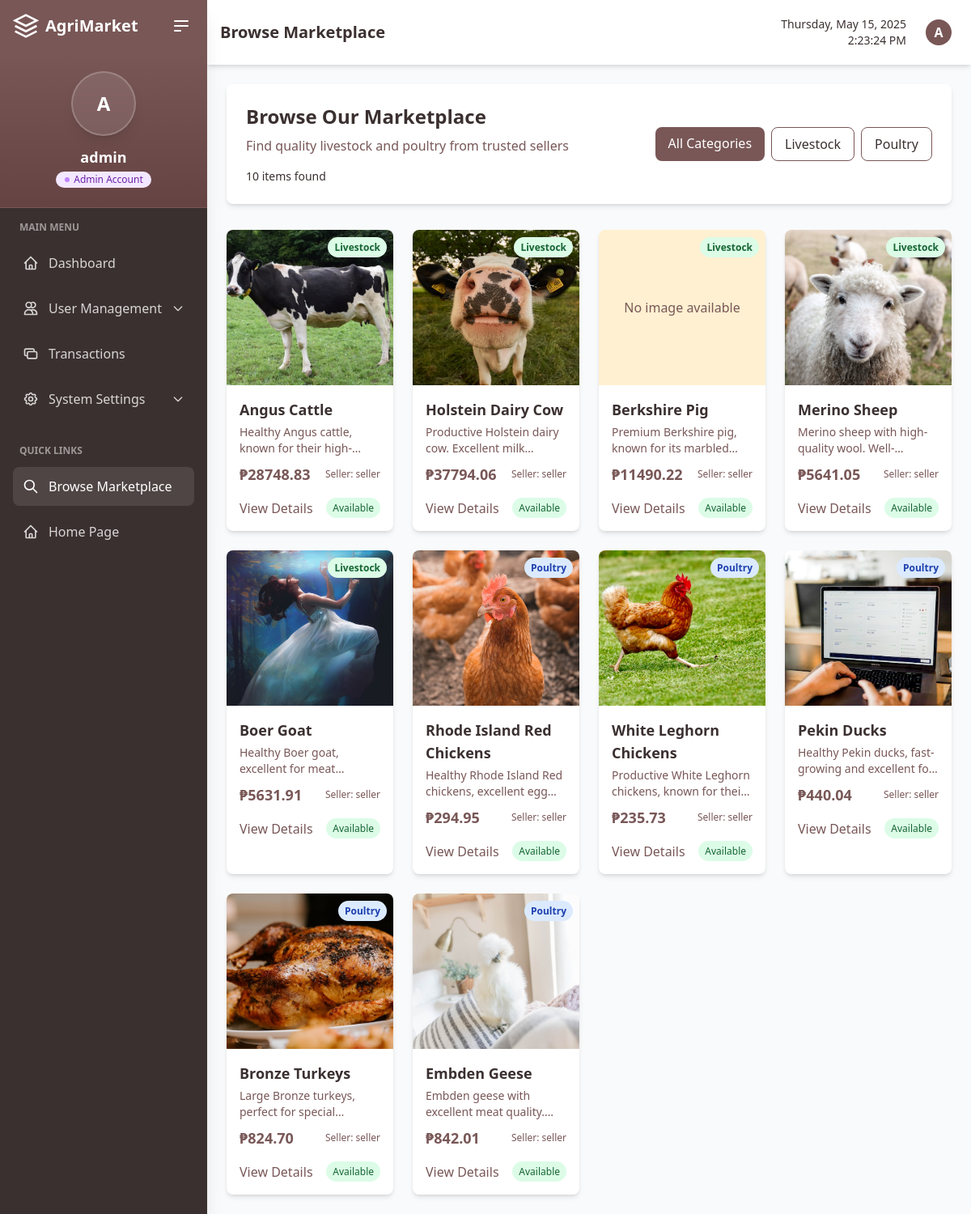
Page /custom-admin/browse/ (signed in) on the earlier database version.
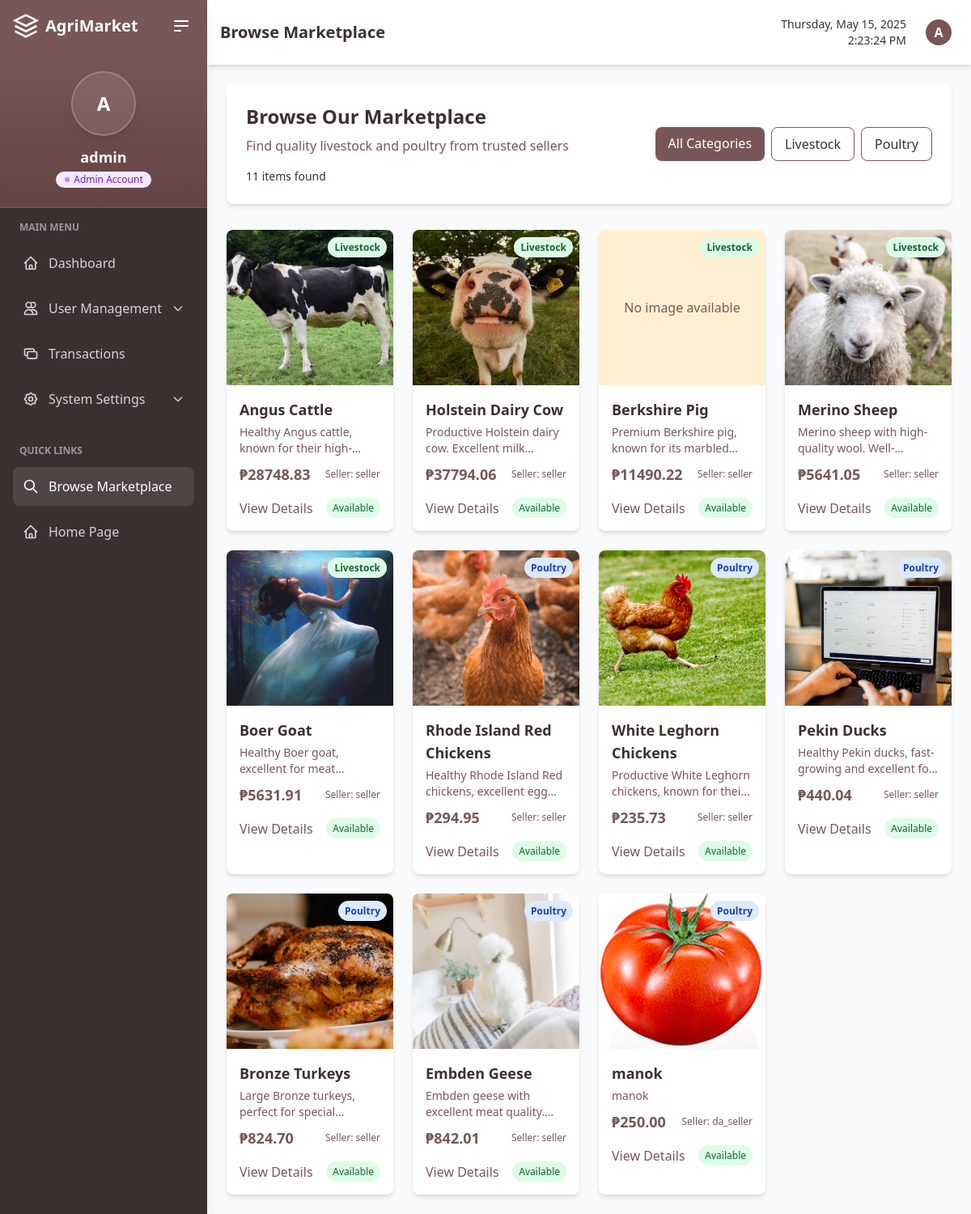
Same page on the later database version.
### marketplace/models.py (models this page shows, shortened)
class Item(models.Model):
    SELL_CATEGORY = (
        ('livestock', 'Livestock'),
        ('poultry', 'Poultry'),
    )
    seller = models.ForeignKey(User, on_delete=models.CASCADE, limit_choices_to={'is_seller': True})
    name = models.CharField(max_length=100)
    description = models.TextField()
    category = models.CharField(max_length=10, choices=SELL_CATEGORY)
    price = models.DecimalField(max_digits=10, decimal_places=2)
    available = models.BooleanField(default=True)
    image = models.ImageField(upload_to='item_images/', blank=True, null=True)
    created_at = models.DateTimeField(auto_now_add=True)
    def get_category_display(self):
        return dict(self.SELL_CATEGORY).get(self.category, self.category)

class User(AbstractUser):
    is_seller = models.BooleanField(default=False)
    is_buyer = models.BooleanField(default=False)
    is_approved = models.BooleanField(default=False, help_text="Indicates whether the user has been approved by an admin")
    profile_image = models.ImageField(upload_to='profile_images/', blank=True, null=True)
    phone_number = models.CharField(max_length=15, blank=True, null=True)
    address = models.CharField(max_length=255, blank=True, null=True)
    city = models.CharField(max_length=100, blank=True, null=True)
    business_name = models.CharField(max_length=100, blank=True, null=True)
    business_id = models.CharField(max_length=50, blank=True, null=True)
    terms_agreed = models.BooleanField(default=False)
    terms_agreed_date = models.DateTimeField(blank=True, null=True)

### marketplace/admin_views.py (the view)
# urls.py: path('custom-admin/browse/', admin_views.admin_browse_items, name='admin_browse_items'),
@login_required
@user_passes_test(is_admin)
def admin_browse_items(request):
    category = request.GET.get('category', '')
    if category:
        items = Item.objects.filter(available=True, category=category)
    else:
        items = Item.objects.filter(available=True)
    pending_approvals_count = User.objects.filter(is_active=False, is_approved=False).count()
    return render(request, 'admin/browse_items.html', {
        'items': items,
        'pending_approvals_count': pending_approvals_count
    })

### marketplace/admin_views.py (called while the page is built)
def is_admin(user):
    return user.is_authenticated and user.is_superuser

### marketplace/context_processors.py (called while the page is built, shortened)
def cart_processor(request):
    return {
        'active_cart': None,
        'cart': None,
        'cart_quantity': 0
    }

def notification_processor(request):
    return {
        'unread_notifications_count': 0,
        'recent_notifications': []
    }

### templates/admin/browse_items.html (shortened to what the changed rows need)
{% extends 'admin/admin_base.html' %}
{% load static %}
{% block page_title %}Browse Marketplace{% endblock %}
{% block dashboard_content %}
<div class="space-y-8">
    <div class="bg-white rounded-lg shadow-md p-6 mb-6">
        <div class="flex flex-col md:flex-row justify-between items-center">
            <div class="mb-6 md:mb-0">
                <h1 class="text-2xl font-bold text-agri-brown-darker mb-2">Browse Our Marketplace</h1>
                <p class="text-agri-brown">Find quality livestock and poultry from trusted sellers</p>
                <div class="mt-4 text-sm text-agri-brown-darker">{{ items|length }} items found</div>
            </div>
        </div>
    </div>
    {% if items %}
    <div class="grid grid-cols-1 sm:grid-cols-2 md:grid-cols-3 lg:grid-cols-4 gap-6">
        {% for item in items %}
        <div class="bg-white rounded-lg shadow-md overflow-hidden hover:shadow-xl transition-all duration-300">
            <div class="relative">
                {% if item.image %}
                <div class="h-48 overflow-hidden">
                    <img src="{{ item.image.url }}" alt="{{ item.name }}" class="w-full h-full object-cover">
                </div>
                {% else %}
                <div class="h-48 bg-agri-cream flex items-center justify-center">
                    <span class="text-agri-brown">No image available</span>
                </div>
                {% endif %}
                <div class="absolute top-2 right-2">
                    <span class="px-2 py-1 text-xs font-semibold rounded-full {% if item.category == 'livestock' %}bg-green-100 text-green-800{% else %}bg-blue-100 text-blue-800{% endif %}">
                        {{ item.get_category_display }}
                    </span>
                </div>
            </div>
            <div class="p-4">
                <h3 class="text-lg font-semibold text-agri-brown-darker mb-1">{{ item.name }}</h3>
                <p class="text-sm text-agri-brown mb-2 line-clamp-2">{{ item.description|truncatechars:100 }}</p>
                <div class="flex justify-between items-center">
                    <span class="text-lg font-bold text-agri-brown">₱{{ item.price }}</span>
                    <span class="text-xs text-agri-brown">Seller: {{ item.seller.username }}</span>
                </div>
                <div class="mt-4 flex justify-between items-center">
                    <a href="{% url 'item_detail' item.id %}" class="text-agri-brown hover:text-agri-brown-dark transition-colors">
                        View Details
                    </a>
                    <span class="text-xs text-agri-brown">
                        {% if item.available %}
                        <span class="px-2 py-1 bg-green-100 text-green-800 rounded-full">Available</span>
                        {% else %}
                        <span class="px-2 py-1 bg-red-100 text-red-800 rounded-full">Sold Out</span>
                        {% endif %}
                    </span>
                </div>
            </div>
        </div>
        {% endfor %}
    </div>
    {% endif %}
</div>
{% endblock dashboard_content %}

Differences in the rows shown:
added Item: image (picture), category "Poultry", name "manok", description "manok", price "250.00", seller.username "da_seller", available "Available"
Other differences:
{{ items|length }}: "10" → "11"
